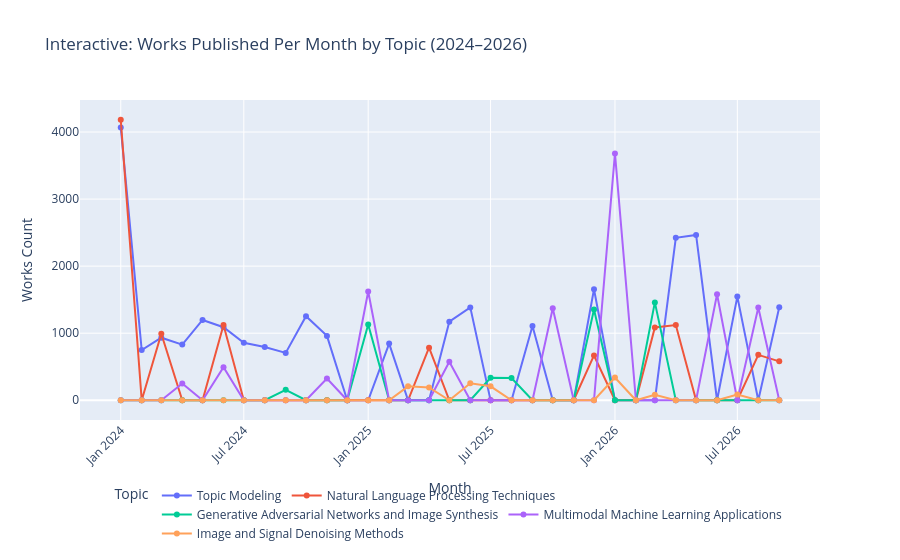

Notebook code cell kept with this figure:
### Markdown cell above
## Step 3: Visualizations

---

### 1. Works Per Month Per Topic (2024–2026)
Measures the overall publication volume and momentum across the 5 related topics.

### Code cell
# Seaborn Line Plot: Works per Month
plt.figure(figsize=(14, 6))
palette = sns.color_palette("tab10", n_colors=df_monthly["topic_name"].nunique())
sns.lineplot(
    data=df_monthly,
    x="month",
    y="works_count",
    hue="topic_name",
    marker="o",
    linewidth=2.5,
    palette=palette
)
plt.title("Works Published Per Month by Topic (2024–2026)", fontsize=14, fontweight="bold", pad=12)
plt.xlabel("Month (YYYY-MM)", fontsize=11)
plt.ylabel("Publication Count", fontsize=11)
plt.xticks(rotation=45, ha="right", fontsize=9)
plt.legend(title="Topic", bbox_to_anchor=(1.02, 1), loc="upper left")
plt.tight_layout()
plt.show()

# Plotly Interactive Trend
fig_works = px.line(
    df_monthly,
    x="month",
    y="works_count",
    color="topic_name",
    markers=True,
    title="Interactive: Works Published Per Month by Topic (2024–2026)",
    labels={"works_count": "Works Count", "month": "Month", "topic_name": "Topic"}
)
fig_works.update_layout(xaxis_tickangle=-45, legend=dict(orientation="h", yanchor="bottom", y=-0.4, xanchor="center", x=0.5))
fig_works.show()

### Figure 1 — Plotly figure (JSON) as saved in the notebook; plotly's stock layout.template omitted (floating-point values rounded to 4 significant figures)
{"data": [{"hovertemplate": "Topic=Topic Modeling<br>Month=%{x}<br>Works Count=%{y}<extra></extra>", "legendgroup": "Topic Modeling", "line": {"color": "#636efa", "dash": "solid"}, "marker": {"symbol": "circle"}, "mode": "lines+markers", "name": "Topic Modeling", "orientation": "v", "showlegend": true, "type": "scatter", "x": ["2024-01", "2024-02", "2024-03", "2024-04", "2024-05", "2024-06", "2024-07", "2024-08", "2024-09", "2024-10", "2024-11", "2024-12", "2025-01", "2025-02", "2025-03", "2025-04", "2025-05", "2025-06", "2025-07", "2025-08", "2025-09", "2025-10", "2025-11", "2025-12", "2026-01", "2026-02", "2026-03", "2026-04", "2026-05", "2026-06", "2026-07", "2026-08", "2026-09"], "xaxis": "x", "y": [4068, 748, 933, 830, 1197, 1089, 857, 795, 706, 1253, 960, 0, 0, 845, 0, 0, 1172, 1385, 0, 0, 1106, 0, 0, 1656, 0, 0, 0, 2422, 2465, 0, 1546, 0, 1388], "yaxis": "y"}, {"hovertemplate": "Topic=Natural Language Processing Techniques<br>Month=%{x}<br>Works Count=%{y}<extra></extra>", "legendgroup": "Natural Language Processing Techniques", "line": {"color": "#EF553B", "dash": "solid"}, "marker": {"symbol": "circle"}, "mode": "lines+markers", "name": "Natural Language Processing Techniques", "orientation": "v", "showlegend": true, "type": "scatter", "x": ["2024-01", "2024-02", "2024-03", "2024-04", "2024-05", "2024-06", "2024-07", "2024-08", "2024-09", "2024-10", "2024-11", "2024-12", "2025-01", "2025-02", "2025-03", "2025-04", "2025-05", "2025-06", "2025-07", "2025-08", "2025-09", "2025-10", "2025-11", "2025-12", "2026-01", "2026-02", "2026-03", "2026-04", "2026-05", "2026-06", "2026-07", "2026-08", "2026-09"], "xaxis": "x", "y": [4183, 0, 991, 0, 0, 1121, 0, 0, 0, 0, 0, 0, 0, 0, 0, 784, 0, 0, 0, 0, 0, 0, 0, 668, 0, 0, 1086, 1122, 0, 0, 0, 677, 580], "yaxis": "y"}, {"hovertemplate": "Topic=Generative Adversarial Networks and Image Synthesis<br>Month=%{x}<br>Works Count=%{y}<extra></extra>", "legendgroup": "Generative Adversarial Networks and Image Synthesis", "line": {"color": "#00cc96", "dash": "solid"}, "marker": {"symbol": "circle"}, "mode": "lines+markers", "name": "Generative Adversarial Networks and Image Synthesis", "orientation": "v", "showlegend": true, "type": "scatter", "x": ["2024-01", "2024-02", "2024-03", "2024-04", "2024-05", "2024-06", "2024-07", "2024-08", "2024-09", "2024-10", "2024-11", "2024-12", "2025-01", "2025-02", "2025-03", "2025-04", "2025-05", "2025-06", "2025-07", "2025-08", "2025-09", "2025-10", "2025-11", "2025-12", "2026-01", "2026-02", "2026-03", "2026-04", "2026-05", "2026-06", "2026-07", "2026-08", "2026-09"], "xaxis": "x", "y": [0, 0, 0, 0, 0, 0, 0, 0, 156, 0, 0, 0, 1131, 0, 0, 0, 0, 0, 334, 332, 0, 0, 0, 1352, 0, 0, 1459, 0, 0, 0, 0, 0, 0], "yaxis": "y"}, {"hovertemplate": "Topic=Multimodal Machine Learning Applications<br>Month=%{x}<br>Works Count=%{y}<extra></extra>", "legendgroup": "Multimodal Machine Learning Applications", "line": {"color": "#ab63fa", "dash": "solid"}, "marker": {"symbol": "circle"}, "mode": "lines+markers", "name": "Multimodal Machine Learning Applications", "orientation": "v", "showlegend": true, "type": "scatter", "x": ["2024-01", "2024-02", "2024-03", "2024-04", "2024-05", "2024-06", "2024-07", "2024-08", "2024-09", "2024-10", "2024-11", "2024-12", "2025-01", "2025-02", "2025-03", "2025-04", "2025-05", "2025-06", "2025-07", "2025-08", "2025-09", "2025-10", "2025-11", "2025-12", "2026-01", "2026-02", "2026-03", "2026-04", "2026-05", "2026-06", "2026-07", "2026-08", "2026-09"], "xaxis": "x", "y": [0, 0, 0, 250, 0, 493, 0, 0, 0, 0, 324, 0, 1621, 0, 0, 0, 575, 0, 0, 0, 0, 1371, 0, 0, 3681, 0, 0, 0, 0, 1581, 0, 1384, 0], "yaxis": "y"}, {"hovertemplate": "Topic=Image and Signal Denoising Methods<br>Month=%{x}<br>Works Count=%{y}<extra></extra>", "legendgroup": "Image and Signal Denoising Methods", "line": {"color": "#FFA15A", "dash": "solid"}, "marker": {"symbol": "circle"}, "mode": "lines+markers", "name": "Image and Signal Denoising Methods", "orientation": "v", "showlegend": true, "type": "scatter", "x": ["2024-01", "2024-02", "2024-03", "2024-04", "2024-05", "2024-06", "2024-07", "2024-08", "2024-09", "2024-10", "2024-11", "2024-12", "2025-01", "2025-02", "2025-03", "2025-04", "2025-05", "2025-06", "2025-07", "2025-08", "2025-09", "2025-10", "2025-11", "2025-12", "2026-01", "2026-02", "2026-03", "2026-04", "2026-05", "2026-06", "2026-07", "2026-08", "2026-09"], "xaxis": "x", "y": [0, 0, 0, 0, 0, 0, 0, 0, 0, 0, 0, 0, 0, 0, 207, 191, 0, 253, 208, 0, 0, 0, 0, 0, 340, 0, 83, 0, 0, 0, 87, 0, 0], "yaxis": "y"}], "layout": {"legend": {"orientation": "h", "title": {"text": "Topic"}, "tracegroupgap": 0, "x": 0.5, "xanchor": "center", "y": -0.4, "yanchor": "bottom"}, "title": {"text": "Interactive: Works Published Per Month by Topic (2024–2026)"}, "xaxis": {"anchor": "y", "domain": [0.0, 1.0], "tickangle": -45, "title": {"text": "Month"}}, "yaxis": {"anchor": "x", "domain": [0.0, 1.0], "title": {"text": "Works Count"}}}}
